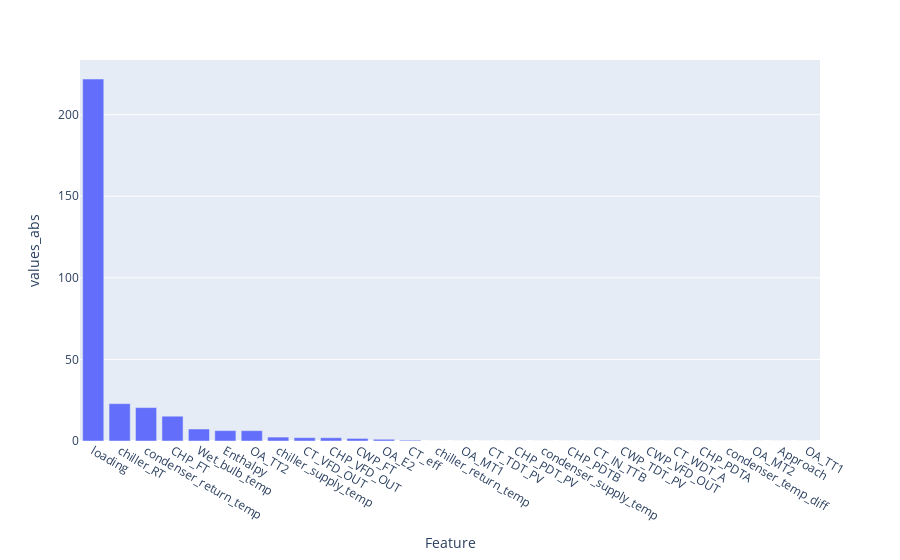

Notebook code cell kept with this figure:
### Code cell
fig,res = FS('chiller_kwh')
fig

### Figure 1 — Plotly figure (JSON) as saved in the notebook; plotly's stock layout.template omitted (floating-point values rounded to 4 significant figures)
{"data": [{"alignmentgroup": "True", "hovertemplate": "Feature=%{x}<br>values_abs=%{y}<extra></extra>", "legendgroup": "", "marker": {"color": "#636efa", "pattern": {"shape": ""}}, "name": "", "offsetgroup": "", "orientation": "v", "showlegend": false, "textposition": "auto", "type": "bar", "x": ["loading", "chiller_RT", "condenser_return_temp", "CHP_FT", "Wet_bulb_temp", "Enthalpy", "OA_TT2", "chiller_supply_temp", "CT_VFD_OUT", "CHP_VFD_OUT", "CWP_FT", "OA_E2", "CT_eff", "chiller_return_temp", "OA_MT1", "CT_TDT_PV", "CHP_PDT_PV", "condenser_supply_temp", "CHP_PDTB", "CT_IN_TTB", "CWP_TDT_PV", "CWP_VFD_OUT", "CT_WDT_A", "CHP_PDTA", "condenser_temp_diff", "OA_MT2", "Approach", "OA_TT1"], "xaxis": "x", "y": [221.8, 22.89, 20.48, 15.2, 7.348, 6.368, 6.333, 2.401, 2.048, 1.998, 1.587, 1.067, 0.4847, 0, 0, 0, 0, 0, 0, 0, 0, 0, 0, 0, 0, 0, 0, 0], "yaxis": "y"}], "layout": {"barmode": "relative", "legend": {"tracegroupgap": 0}, "margin": {"t": 60}, "xaxis": {"anchor": "y", "domain": [0, 1], "title": {"text": "Feature"}}, "yaxis": {"anchor": "x", "domain": [0, 1], "title": {"text": "values_abs"}}}}
